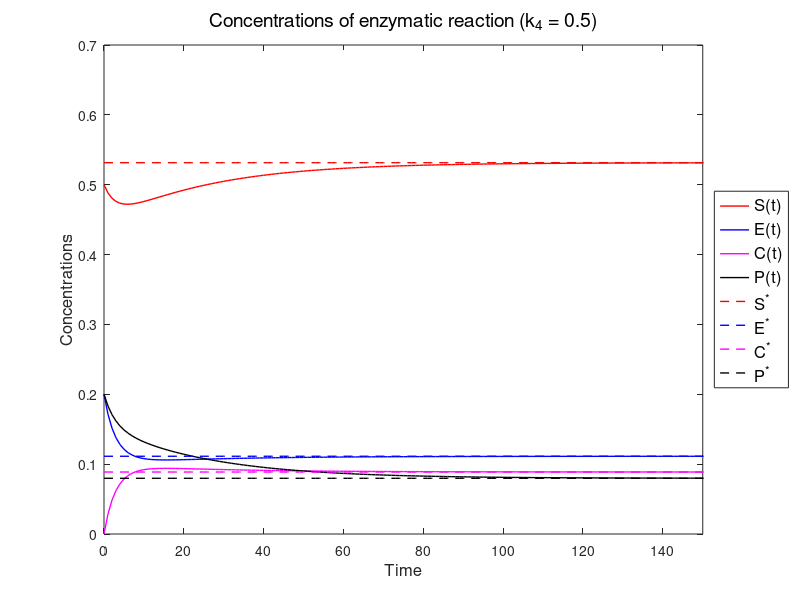

MATLAB code for this plot:
%%%%%%%%%%%%%%%%%%%%%%%%%%%%%%%%%%%%%%%%%%%%%%%%%%%%%%%%%%%%%%%%%%
%                                                                %
% NSFD for Irreversible and Reversible Michaelis-Menten Kinetics %
%                                                                %
%%%%%%%%%%%%%%%%%%%%%%%%%%%%%%%%%%%%%%%%%%%%%%%%%%%%%%%%%%%%%%%%%%

% Step 1: Define Problem Parameter and Setup Solution Vectors

% Definition of Problem Parameters

k_01 = 0.15;
k_02 = 0.10;
k_03 = 0.05;
k_04 = 0.5;

% Setup of Time Interval

T = 1000;
h = 1;
t = 0:h:T;

% Setup of Solution Vectors

S = zeros(1,length(t));
E = zeros(1,length(t));
C = zeros(1,length(t));
P = zeros(1,length(t));

% Setup of Initial Conditions

S_null = 0.5;
E_null = 0.2;
C_null = 0.0;
P_null = 0.2;

% Put Initial Conditions into Solution Vectors

S(1) = S_null;
E(1) = E_null;
C(1) = C_null;
P(1) = P_null;

% Step 2: NSFD Solution Loop

for j = 1:1:(length(t)-1)
  F_j    = 1 + h*((k_01 + k_04)*E(j) + k_02 + k_03) + h^2*(k_01*E(j)*(k_03 + k_04*E(j)) + k_02*k_04*E(j));
  G_j    = 1 + h*((k_01 + k_04)*E(j) + k_02 + k_03) + h^2*(k_01*E(j)*(k_02 + k_03 + k_04*E(j)) + k_02*k_04*E(j)) + h^3*(k_01*k_02*k_04*E(j)*E(j));
  S(j+1) = (G_j*S(j))/(F_j*(1 + h*k_01*E(j))) + (G_j*h*k_02*C(j))/(F_j*(1 + h*k_01*E(j))*(1 + h*(k_02 + k_03)))...
           + (G_j*h^3*k_02*k_03*k_04*E(j)*C(j))/(F_j*(1 + h*k_01*E(j))*(1 + h*(k_02 + k_03 + k_04*E(j)) + h^2*(k_02*k_04*E(j)))*(1 + h*(k_02 + k_03)))...
           + (G_j*h^2*k_02*k_04*E(j)*P(j))/(F_j*(1 + h*k_01*E(j))*(1 + h*(k_02 + k_03 + k_04*E(j)) + h^2*(k_02*k_04*E(j))));
  P(j+1) = ((1 + h*(k_02 + k_03))*P(j))/((1 + h*(k_02 + k_03 + k_04*E(j)) + h^2*(k_02*k_04*E(j))))...
           + (h*k_03*C(j))/((1 + h*(k_02 + k_03 + k_04*E(j)) + h^2*(k_02*k_04*E(j))))...
           + (h^2*k_01*k_03*E(j)*S(j+1))/((1 + h*(k_02 + k_03 + k_04*E(j)) + h^2*(k_02*k_04*E(j))));
  C(j+1) = (C(j) + h*E(j)*(k_01*S(j+1) + k_04*P(j+1)))/(1 + h*(k_02 + k_03));
  E(j+1) = E(1) + C(1) - C(j+1);
endfor

% Step 3: Function S*(k_04), E*(k_04), C*(k_04), P*(k_04)

A_01 = E_null + C_null;
A_02 = S_null + C_null + P_null;

S_star_irr = 0;
E_star_irr = E_null + C_null;
C_star_irr = 0;
P_star_irr = S_null + C_null + P_null;

C_star = @(x) (2*A_01*A_02)./(A_01 + A_02 + k_03./x + k_02/k_01 + sqrt((A_01 + A_02 + k_03./x + k_02/k_01).^2 - 4*A_01*A_02));
S_star = @(x) (k_02.*C_star(x))./(k_01*(A_01 - C_star(x)));
E_star = @(x) A_01 - C_star(x);
P_star = @(x) A_02 - S_star(x) - C_star(x);

% Step 4: Plotting of Solutions

figure(1)
plot(t,S,'linewidth',1,'linestyle','-','color','red')
hold on
plot(t,E,'linewidth',1,'linestyle','-','color','blue')
hold on
plot(t,C,'linewidth',1,'linestyle','-','color','magenta')
hold on
plot(t,P,'linewidth',1,'linestyle','-','color','black')
hold on
plot(t,S_star(0.5)*ones(1,length(t)),'linewidth',1,'linestyle','--','color','red')
hold on
plot(t,E_star(0.5)*ones(1,length(t)),'linewidth',1,'linestyle','--','color','blue')
hold on
plot(t,C_star(0.5)*ones(1,length(t)),'linewidth',1,'linestyle','--','color','magenta')
hold on
plot(t,P_star(0.5)*ones(1,length(t)),'linewidth',1,'linestyle','--','color','black')
hold on
title('Concentrations of enzymatic reaction (k_{4} = 0.5)','interpreter','tex','fontsize',14,'fontweight','normal')
legend({'S(t)','E(t)','C(t)','P(t)','S^{*}','E^{*}','C^{*}','P^{*}'},'interpreter','tex','location','eastoutside','fontsize',12)
xlabel('Time','fontsize',12)
ylabel('Concentrations','fontsize',12)
xlim([0 150])
hold off
